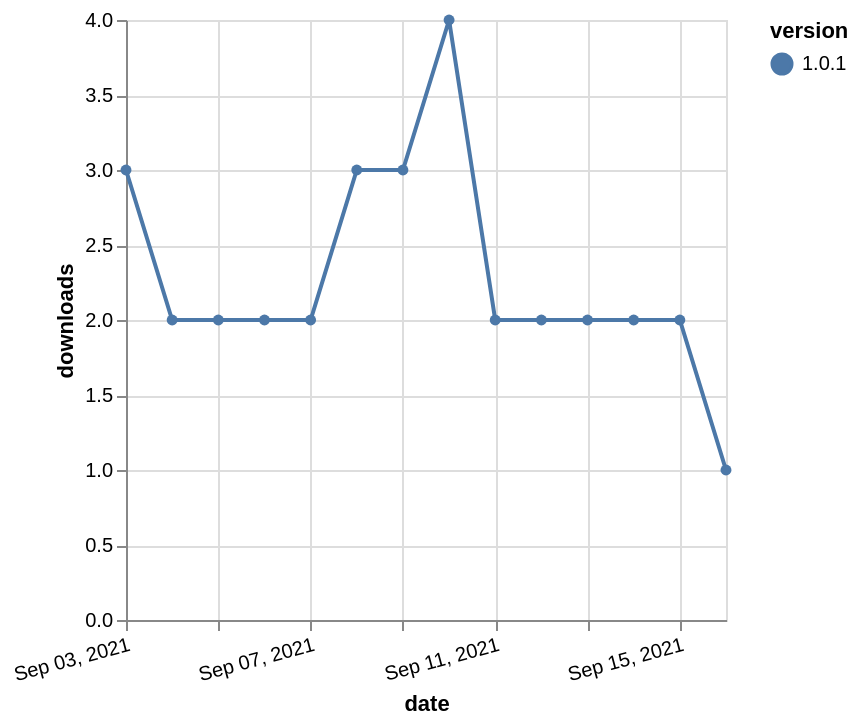

Write the Vega-Lite specification saved for this chart.
### Vega-Lite specification from a JSON file in a GitHub repository (floating-point values rounded to 4 significant figures)
{"$schema": "https://vega.github.io/schema/vega-lite/v5.json", "description": "A simple bar chart with embedded data.", "data": {"values": [{"date": "2021-09-03", "total": 47, "delta": 3, "version": "1.0.1"}, {"date": "2021-09-04", "total": 49, "delta": 2, "version": "1.0.1"}, {"date": "2021-09-05", "total": 51, "delta": 2, "version": "1.0.1"}, {"date": "2021-09-06", "total": 53, "delta": 2, "version": "1.0.1"}, {"date": "2021-09-07", "total": 55, "delta": 2, "version": "1.0.1"}, {"date": "2021-09-08", "total": 58, "delta": 3, "version": "1.0.1"}, {"date": "2021-09-09", "total": 61, "delta": 3, "version": "1.0.1"}, {"date": "2021-09-10", "total": 65, "delta": 4, "version": "1.0.1"}, {"date": "2021-09-11", "total": 67, "delta": 2, "version": "1.0.1"}, {"date": "2021-09-12", "total": 69, "delta": 2, "version": "1.0.1"}, {"date": "2021-09-13", "total": 71, "delta": 2, "version": "1.0.1"}, {"date": "2021-09-14", "total": 73, "delta": 2, "version": "1.0.1"}, {"date": "2021-09-15", "total": 75, "delta": 2, "version": "1.0.1"}, {"date": "2021-09-16", "total": 76, "delta": 1, "version": "1.0.1"}]}, "width": "container", "mark": {"type": "line", "point": {"filled": true}}, "encoding": {"x": {"field": "date", "type": "temporal", "timeUnit": "yearmonthdate", "title": "date", "axis": {"labelAngle": -15}}, "y": {"field": "delta", "type": "quantitative", "title": "downloads"}, "color": {"field": "version", "type": "nominal"}, "tooltip": {"field": "delta"}}}
